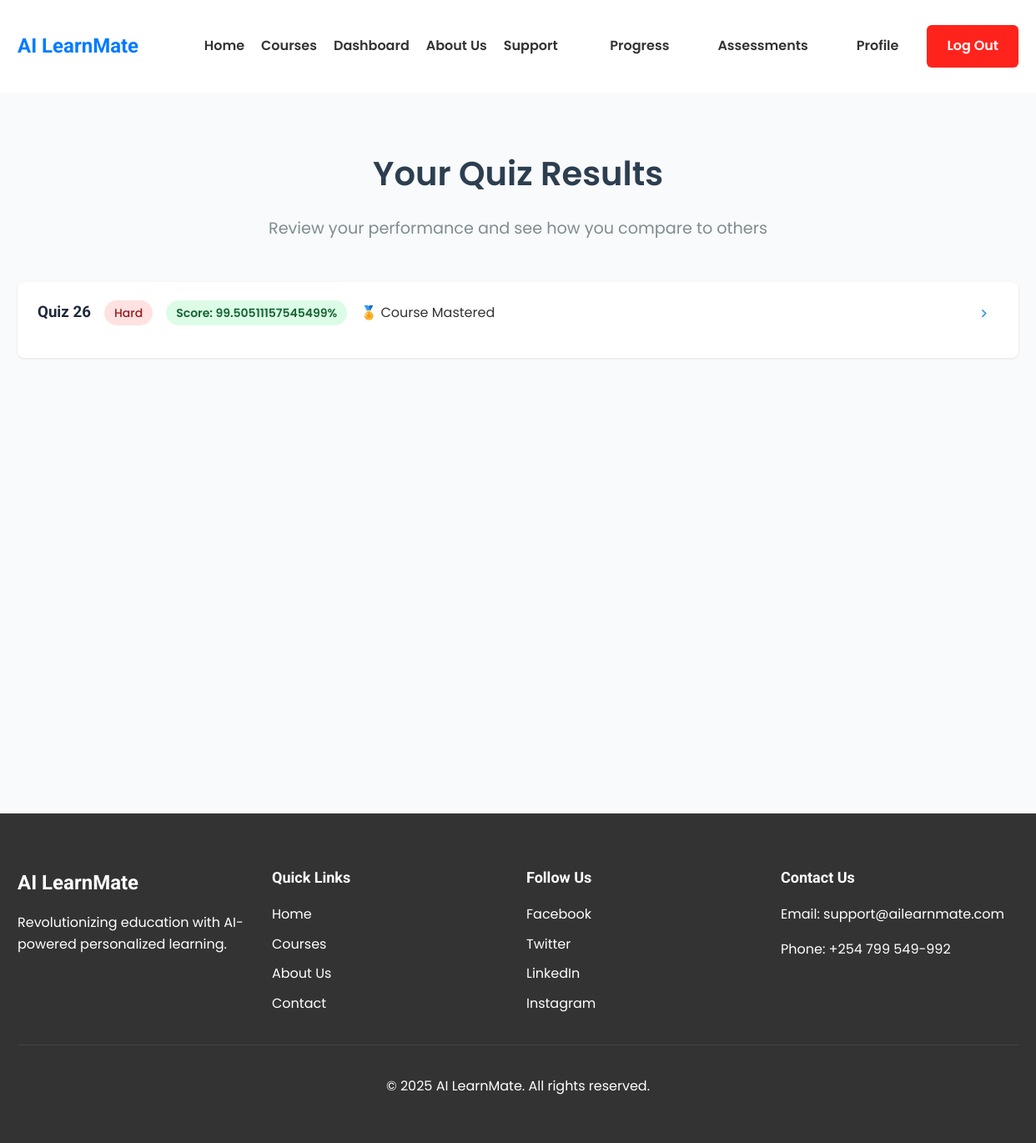
The page /assessments/ (signed in) on the database its author committed.
### learning/models.py (models this page shows, shortened)
class QuizResult(models.Model):
    user = models.ForeignKey(User, on_delete=models.CASCADE, related_name='user_result')
    quiz = models.ForeignKey(Quiz, on_delete=models.CASCADE, related_name='quiz_result')
    attempts = models.IntegerField(default=0)
    feedback = models.TextField(blank=True, help_text="Feedback specific to this quiz")
    ai_change = models.TextField(blank=True, help_text="Changes made to this quiz")
    hint = models.TextField(blank=True, help_text="Hint for improvement")
    score = models.FloatField(default=0)
    order = models.PositiveIntegerField(default=0)
    created_at = models.DateTimeField(auto_now_add=True)
    class Meta:
        ordering = ['order']

class Quiz(models.Model):
    title = models.CharField(max_length=200)
    lesson = models.ForeignKey('Lesson', on_delete=models.CASCADE, related_name='quiz_lesson')
    description = models.TextField(blank=True)
    passing_score = models.PositiveIntegerField(default=70)
    max_attempts = models.PositiveIntegerField(default=3)
    time_limit = models.PositiveIntegerField(help_text="Time limit in minutes", default=30)
    created_at = models.DateTimeField(auto_now_add=True)
    updated_at = models.DateTimeField(auto_now=True)
    difficulty = models.CharField(max_length=50)

### learning/views.py (the view)
# urls.py: path('assessments/', views.assessments, name='assessments'), # AI helps assess how students are faring from their quizes performances
@login_required
def assessments(request):
    user_results = QuizResult.objects.filter(
        user=request.user
    ).select_related('quiz').prefetch_related(
    Prefetch('quiz__quiz_question__response_question',
             queryset=UserResponse.objects.filter(user=request.user),
             to_attr='user_responses')
        ).order_by('-created_at')
    leaderboards = {}
    for result in user_results:
        if result.quiz_id not in leaderboards:
            leaders = QuizResult.objects.filter(
                quiz=result.quiz
            ).select_related('user').order_by('-score')[:10]
            leaderboards[result.quiz_id] = [
                {'position': i+1, 'data': leader}
                for i, leader in enumerate(leaders)
            ]
    course_quiz_passes = defaultdict(lambda: {'passed': 0, 'total': 0})
    for res in user_results:
        course = res.quiz.lesson.course
        course_quiz_passes[course.id]['total'] += 1
        if res.score >= res.quiz.passing_score:
            course_quiz_passes[course.id]['passed'] += 1
    passed_courses = {
        course_id: data['passed'] == data['total']
        for course_id, data in course_quiz_passes.items()
    }
    average_scores = {}
    for result in user_results:
        quiz_id = result.quiz.id
        if quiz_id not in average_scores:
            avg = QuizResult.objects.filter(quiz_id=quiz_id).aggregate(avg_score=Avg('score'))['avg_score'] or 0
            average_scores[quiz_id] = round(avg, 1)
    context = {
        'user_results': user_results,
        'leaderboards': leaderboards,
        'passed_courses': passed_courses,
        'average_scores': average_scores
    }
    return render(request, 'learning/assessments.html', context=context)

### learning/templatetags/dict_get.py (called while the page is built)
@register.filter
def dict_get(dictionary, key):
    try:
        return dictionary.get(key)
    except Exception:
        return None

### templates/learning/assessments.html (shortened to what this page needs)
{% extends 'base.html' %}
{% load static %}
{% load dict_get %}
{% block content %}
<section class="adaptive-quizzes">
    <div class="container">
        <h1 class="page-title">Your Quiz Results</h1>
        <p class="page-subtitle">Review your performance and see how you compare to others</p>
        {% if user_results %}
        <div class="quiz-results-list">
            {% for result in user_results %}
            <div class="quiz-result-card">
                <div class="quiz-header" onclick="toggleQuizDetails('quiz-{{ result.id }}')">
                    <div class="quiz-title">
                        <h3>{{ result.quiz.title }}</h3>
                        <span class="difficulty-badge {{ result.quiz.difficulty|lower }}">
                            {{ result.quiz.difficulty }}
                        </span>
                        <span
                            class="score-badge {% if result.score >= result.quiz.passing_score %}passed{% else %}failed{% endif %}">
                            Score: {{ result.score }}%
                        </span>
                        {% with course_id=result.quiz.lesson.course.id %}
                            {% if passed_courses|dict_get:course_id %}
                            <span class="badge complete-badge">🏅 Course Mastered</span>
                            {% endif %}
                        {% endwith %}
                    </div>
                    <button class="toggle-btn" aria-expanded="false" aria-controls="quiz-{{ result.id }}">
                        <svg class="arrow-icon" viewBox="0 0 24 24">
                            <path d="M8.59 16.59L13.17 12 8.59 7.41 10 6l6 6-6 6-1.41-1.41z" />
                        </svg>
                    </button>
                </div>
            </div>
            {% endfor %}
        </div>
        {% else %}
        <div class="empty-state">
            <p>You haven't taken any quizzes yet.</p>
            <a href="{% url 'learningapp:courses' %}" class="btn primary">Browse Courses</a>
        </div>
        {% endif %}
    </div>
</section>
{% endblock %}

### static/styles/home.css (style rules this page uses)
body { font-family: 'Poppins', sans-serif; margin: 0; padding: 0; color: #333; line-height: 1.6; }
h1, h2, h3, h4 { font-family: 'Roboto', sans-serif; font-weight: 700; }
.container { width: 90%; max-width: 1200px; margin: 0 auto; }

### static/styles/courses.css (style rules this page uses)
.page-title { font-family: 'Poppins', sans-serif; font-size: 2.5rem; font-weight: 600; text-align: center; margin-bottom: 40px; color: #222; }

### static/styles/course.css (style rules this page uses)
.container { max-width: 1200px; margin: 0 auto; padding: 0 1rem; }
.toggle-btn { background: none; border: none; cursor: pointer; padding: 0.5rem; display: flex; align-items: center; justify-content: center; }
.arrow-icon { width: 1.25rem; height: 1.25rem; fill: #64748b; transition: transform 0.2s ease; }
.quiz-header, .discussion-header { display: flex; justify-content: space-between; align-items: center; margin-bottom: 1rem; cursor: pointer; }

### static/styles/progress.css (style rules this page uses)
.container { max-width: 1200px; margin: 0 auto; padding: 0 1.5rem; }
.page-title { color: #1e293b; margin-bottom: 2rem; font-size: 2rem; }
.toggle-btn { background: none; border: none; padding: 0.5rem; margin-left: 1rem; cursor: pointer; }
.arrow-icon { width: 1.25rem; height: 1.25rem; fill: #64748b; transition: transform 0.2s ease; }

### static/styles/assessments.css (style rules this page uses)
.adaptive-quizzes { padding: 2rem 0; background: #f8fafc; min-height: 100vh; }
.container { max-width: 1200px; margin: 0 auto; padding: 0 1.5rem; }
.page-title { color: #1e293b; margin-bottom: 0.5rem; font-size: 2rem; }
.page-subtitle { color: #64748b; margin-bottom: 2rem; font-size: 1.1rem; }
.quiz-results-list { display: flex; flex-direction: column; gap: 1.5rem; }
.quiz-result-card { background: white; border-radius: 0.5rem; box-shadow: 0 1px 3px rgba(0, 0, 0, 0.1); overflow: hidden; }
.quiz-header { display: flex; justify-content: space-between; align-items: center; padding: 1.25rem 1.5rem; cursor: pointer; transition: background-color 0.2s; }
.quiz-title { display: flex; align-items: center; gap: 1rem; flex-wrap: wrap; }
.quiz-title h3 { margin: 0; color: #1e293b; }
.difficulty-badge { padding: 0.25rem 0.75rem; border-radius: 999px; font-size: 0.875rem; font-weight: 500; }
.difficulty-badge.hard { background: #fee2e2; color: #991b1b; }
.score-badge { padding: 0.25rem 0.75rem; border-radius: 999px; font-size: 0.875rem; font-weight: 600; }
.score-badge.passed { background: #dcfce7; color: #166534; }
.toggle-btn { background: none; border: none; padding: 0.5rem; margin-left: 1rem; cursor: pointer; }
.arrow-icon { width: 1.25rem; height: 1.25rem; fill: #64748b; transition: transform 0.2s ease; }

### static/styles/about_us.css (style rules this page uses)
.container { max-width: 1200px; margin: 0 auto; padding: 0 1.5rem; }
.page-title { font-size: 2.5rem; text-align: center; margin-bottom: 2rem; color: #2c3e50; }

### static/styles/support.css (style rules this page uses)
.container { max-width: 1200px; margin: 0 auto; padding: 0 1.5rem; }
.page-title { font-size: 2.5rem; text-align: center; margin-bottom: 0.5rem; color: #2c3e50; }
.page-subtitle { text-align: center; color: #7f8c8d; margin-bottom: 3rem; font-size: 1.2rem; }
.arrow-icon { width: 1.2rem; height: 1.2rem; fill: #3498db; transition: transform 0.2s ease; }

### static/styles/sign_up.css (style rules this page uses)
.container { width: 100%; max-width: 1200px; padding: 0 1rem; margin: 0 auto; }

### rows shown on the page
QuizResult: quiz "Quiz 26", quiz.difficulty "Hard", score "99.50511157545499"
